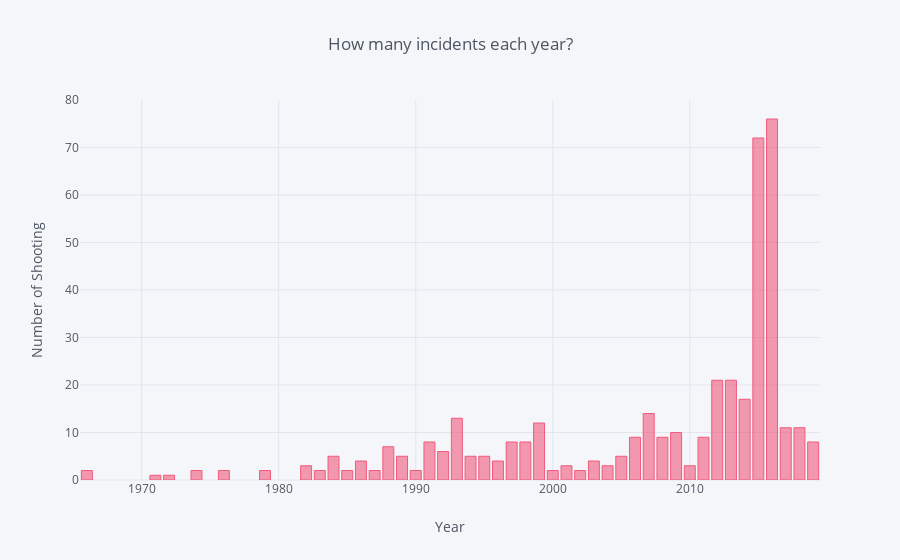

This figure's notebook cell:
### Markdown cell above
# Graph 1: How many shootings occured each year?

### Code cell
import datetime as dt
data['Date'] = pd.to_datetime(data['Date'])
years = data['Date'].dt.year
count = years.value_counts(sort=False)
# count how many shootings for each occured year, ex: 2019: 8


count.iplot(kind='bar', 
            xTitle= 'Year', 
            yTitle='Number of Shooting', 
            title='How many incidents each year?',
            color='#f15a7d')

### Figure 1 — Plotly figure (JSON) as saved in the notebook; plotly's stock layout.template omitted (floating-point values rounded to 4 significant figures)
{"data": [{"marker": {"color": "rgba(241, 90, 125, 0.6)", "line": {"color": "rgba(241, 90, 125, 1.0)", "width": 1}}, "name": "Date", "orientation": "v", "text": "", "type": "bar", "x": [1966, 1971, 1972, 1974, 1976, 1979, 1982, 1983, 1984, 1985, 1986, 1987, 1988, 1989, 1990, 1991, 1992, 1993, 1994, 1995, 1996, 1997, 1998, 1999, 2000, 2001, 2002, 2003, 2004, 2005, 2006, 2007, 2008, 2009, 2010, 2011, 2012, 2013, 2014, 2015, 2016, 2017, 2018, 2019], "y": [2, 1, 1, 2, 2, 2, 3, 2, 5, 2, 4, 2, 7, 5, 2, 8, 6, 13, 5, 5, 4, 8, 8, 12, 2, 3, 2, 4, 3, 5, 9, 14, 9, 10, 3, 9, 21, 21, 17, 72, 76, 11, 11, 8]}], "layout": {"legend": {"bgcolor": "#F5F6F9", "font": {"color": "#4D5663"}}, "paper_bgcolor": "#F5F6F9", "plot_bgcolor": "#F5F6F9", "title": "How many incidents each year?", "titlefont": {"color": "#4D5663"}, "xaxis1": {"gridcolor": "#E1E5ED", "showgrid": true, "tickfont": {"color": "#4D5663"}, "title": "Year", "titlefont": {"color": "#4D5663"}, "zerolinecolor": "#E1E5ED"}, "yaxis1": {"gridcolor": "#E1E5ED", "showgrid": true, "tickfont": {"color": "#4D5663"}, "title": "Number of Shooting", "titlefont": {"color": "#4D5663"}, "zerolinecolor": "#E1E5ED"}}}
